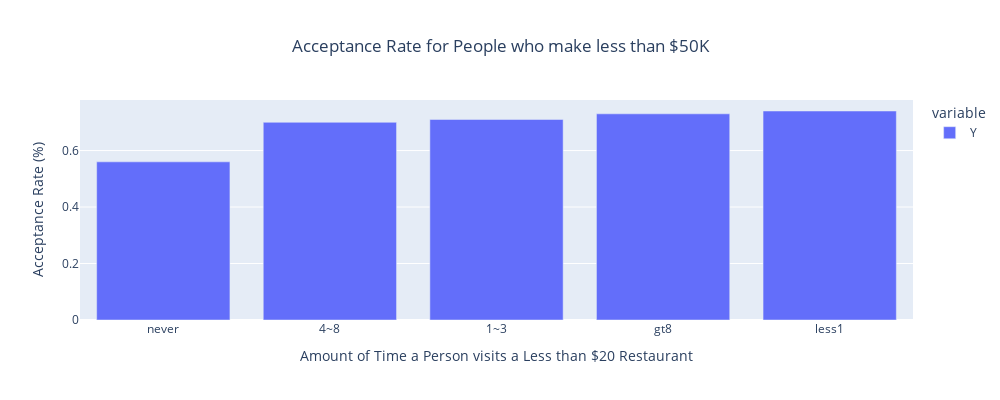

Notebook cell for this chart:
### Code cell
#Even though the numbers above show that this sample group is highly likely to accept a coupon, I still wanted to create a visual. 
acceptance_rate_sorted = acceptance_rate_rest.sort_values()
income_fig = px.bar(acceptance_rate_sorted,
            title='Acceptance Rate for People who make less than $50K',
              width=1000, height=400)
income_fig.update_layout(xaxis_title='Amount of Time a Person visits a Less than $20 Restaurant', yaxis_title='Acceptance Rate (%)', title_x=0.5, title_y=0.9)
income_fig

### Figure 1 — Plotly figure (JSON) as saved in the notebook; plotly's stock layout.template omitted (floating-point values rounded to 4 significant figures)
{"data": [{"alignmentgroup": "True", "hovertemplate": "variable=Y<br>RestaurantLessThan20=%{x}<br>value=%{y}<extra></extra>", "legendgroup": "Y", "marker": {"color": "#636efa", "pattern": {"shape": ""}}, "name": "Y", "offsetgroup": "Y", "orientation": "v", "showlegend": true, "textposition": "auto", "type": "bar", "x": ["never", "4~8", "1~3", "gt8", "less1"], "xaxis": "x", "y": [0.56, 0.7, 0.71, 0.73, 0.74], "yaxis": "y"}], "layout": {"barmode": "relative", "height": 400, "legend": {"title": {"text": "variable"}, "tracegroupgap": 0}, "title": {"text": "Acceptance Rate for People who make less than $50K", "x": 0.5, "y": 0.9}, "width": 1000, "xaxis": {"anchor": "y", "autorange": true, "domain": [0, 1], "range": [-0.5, 4.5], "title": {"text": "Amount of Time a Person visits a Less than $20 Restaurant"}, "type": "category"}, "yaxis": {"anchor": "x", "autorange": true, "domain": [0, 1], "range": [0, 0.7789], "title": {"text": "Acceptance Rate (%)"}, "type": "linear"}}}
